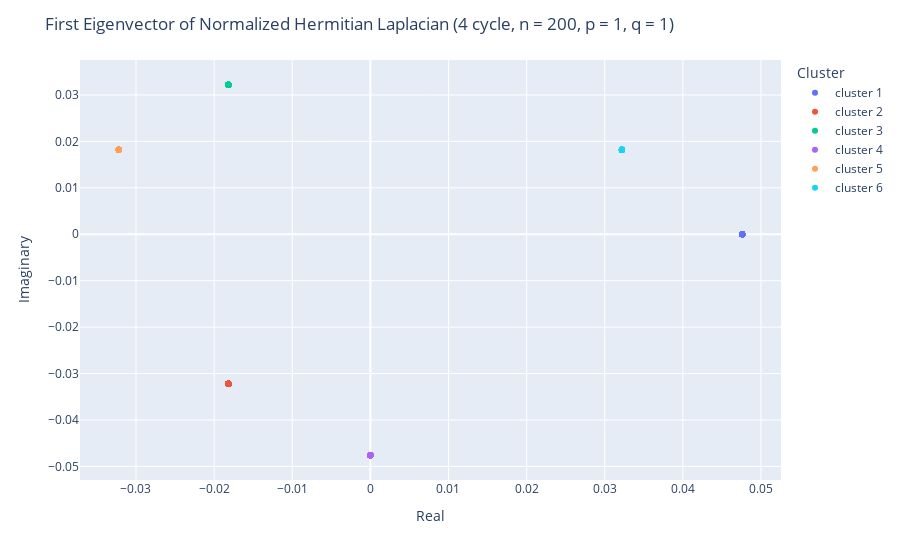
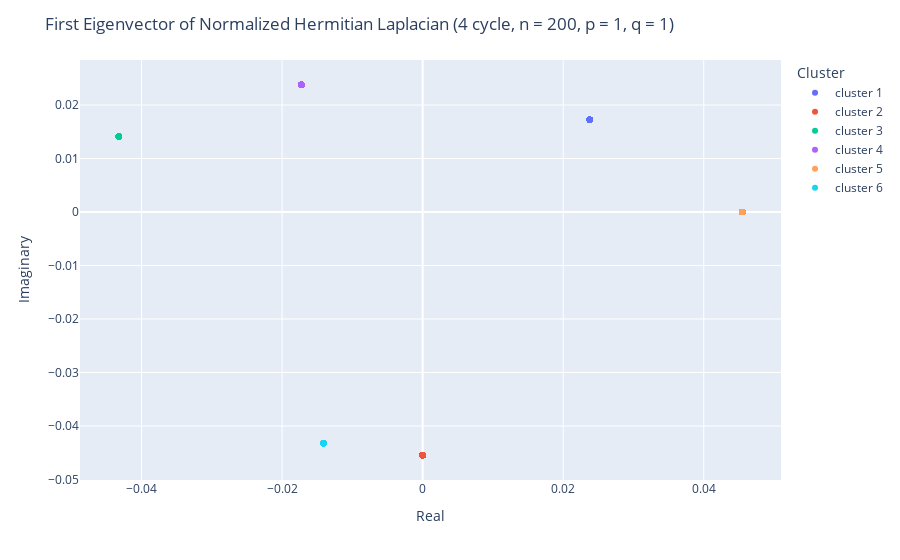

Notebook code for these charts, in order:
### Markdown cell above
Making q smaller (q=0.04) but still with p = 1, since the degrees become more varied, we have more spread along the axes.

### Code cell
# We will repeat with p set to 1 so there is no randomness.
p = 1
q = 1
adjacency_matrix = construct_graph_2_3_cycles(n,p,q)
# Generate hermitian adjacency matrix
A = get_hermitian_adjacency_matrix(adjacency_matrix, normalize=True)
# first look at eigenvalues of normalized hermitian laplacian
determined_eig_vals, determined_eig_vecs = np.linalg.eig(np.eye(6*n) - A)
#sorting according to largest in magnitude
determined_eig_vals = np.real(determined_eig_vals)
idx = np.abs(determined_eig_vals).argsort()
determined_eig_vals = determined_eig_vals[idx]
determined_eig_vecs = determined_eig_vecs[:,idx]

det_x_0 = np.real(determined_eig_vecs[:,0])
det_y_0 = np.imag(determined_eig_vecs[:,0])
fig = go.Figure()
fig = px.scatter(x=det_x_0, y=det_y_0, color=clusters)
# add title and label axis and legend
fig.update_layout(title=f'First Eigenvector of Normalized Hermitian Laplacian (4 cycle, n = 200, p = {p}, q = {q})', xaxis_title='Real', yaxis_title='Imaginary', legend_title='Cluster')
fig.show()

# repeating for the second eigenvector
det_x_1 = np.real(determined_eig_vecs[:,1])
det_y_1 = np.imag(determined_eig_vecs[:,1])
fig = go.Figure()
fig = px.scatter(x=det_x_1, y=det_y_1, color=clusters)
# add title and label axis and legend
fig.update_layout(title=f'First Eigenvector of Normalized Hermitian Laplacian (4 cycle, n = 200, p = {p}, q = {q})', xaxis_title='Real', yaxis_title='Imaginary', legend_title='Cluster')
fig.show()

det_x_2 = np.real(determined_eig_vecs[:,2])
det_y_2 = np.imag(determined_eig_vecs[:,2])
fig = go.Figure()
fig = px.scatter(x=det_x_2, y=det_y_2, color=clusters)
# add title and label axis and legend
fig.update_layout(title=f'Third Eigenvector of Normalized Hermitian Laplacian (4 cycle, n = 200, p = {p}, q = {q})', xaxis_title='Real', yaxis_title='Imaginary', legend_title='Cluster')
fig.show()

det_x_3 = np.real(determined_eig_vecs[:,3])
det_y_3 = np.imag(determined_eig_vecs[:,3])
fig = go.Figure()
fig = px.scatter(x=det_x_3, y=det_y_3, color=clusters)
# add title and label axis and legend
fig.update_layout(title=f'Fourth Eigenvector of Normalized Hermitian Laplacian (4 cycle, n = 200, p = {p}, q = {q})', xaxis_title='Real', yaxis_title='Imaginary', legend_title='Cluster')
fig.show()
